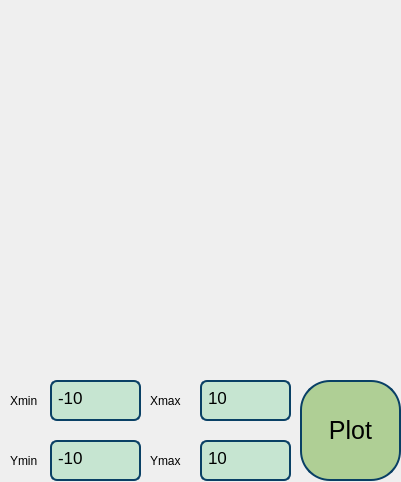
<?xml version="1.0" encoding="UTF-8"?>
<ui version="4.0">
 <class>graps</class>
 <widget class="QDialog" name="graps">
  <property name="geometry">
   <rect>
    <x>0</x>
    <y>0</y>
    <width>401</width>
    <height>482</height>
   </rect>
  </property>
  <property name="windowTitle">
   <string>Dialog</string>
  </property>
  <widget class="QCustomPlot" name="widget" native="true">
   <property name="geometry">
    <rect>
     <x>0</x>
     <y>0</y>
     <width>401</width>
     <height>361</height>
    </rect>
   </property>
   <property name="styleSheet">
    <string notr="true"/>
   </property>
  </widget>
  <widget class="QLabel" name="label_3">
   <property name="geometry">
    <rect>
     <x>10</x>
     <y>380</y>
     <width>31</width>
     <height>41</height>
    </rect>
   </property>
   <property name="text">
    <string>Xmin</string>
   </property>
  </widget>
  <widget class="QLabel" name="label_4">
   <property name="geometry">
    <rect>
     <x>10</x>
     <y>440</y>
     <width>31</width>
     <height>41</height>
    </rect>
   </property>
   <property name="text">
    <string>Ymin</string>
   </property>
  </widget>
  <widget class="QTextEdit" name="Xmin">
   <property name="geometry">
    <rect>
     <x>50</x>
     <y>380</y>
     <width>91</width>
     <height>41</height>
    </rect>
   </property>
   <property name="styleSheet">
    <string notr="true">QTextEdit {
    border: 2px solid #094065;;
    border-radius: 7px;
    padding: 2px;
    font-family: Arial;
    font-size: 16px;
background-color: rgb(198, 229, 209);
}
</string>
   </property>
   <property name="html">
    <string>&lt;!DOCTYPE HTML PUBLIC &quot;-//W3C//DTD HTML 4.0//EN&quot; &quot;http://www.w3.org/TR/REC-html40/strict.dtd&quot;&gt;
&lt;html&gt;&lt;head&gt;&lt;meta name=&quot;qrichtext&quot; content=&quot;1&quot; /&gt;&lt;meta charset=&quot;utf-8&quot; /&gt;&lt;style type=&quot;text/css&quot;&gt;
p, li { white-space: pre-wrap; }
&lt;/style&gt;&lt;/head&gt;&lt;body style=&quot; font-family:'Arial'; font-size:16px; font-weight:400; font-style:normal;&quot;&gt;
&lt;p style=&quot; margin-top:0px; margin-bottom:0px; margin-left:0px; margin-right:0px; -qt-block-indent:0; text-indent:0px;&quot;&gt;&lt;span style=&quot; font-family:'.AppleSystemUIFont'; font-size:13pt;&quot;&gt;-10&lt;/span&gt;&lt;/p&gt;&lt;/body&gt;&lt;/html&gt;</string>
   </property>
  </widget>
  <widget class="QTextEdit" name="Ymin">
   <property name="geometry">
    <rect>
     <x>50</x>
     <y>440</y>
     <width>91</width>
     <height>41</height>
    </rect>
   </property>
   <property name="styleSheet">
    <string notr="true">QTextEdit {
    border: 2px solid #094065;;
    border-radius: 7px;
    padding: 2px;
    font-family: Arial;
    font-size: 16px;
background-color: rgb(198, 229, 209);
}
</string>
   </property>
   <property name="html">
    <string>&lt;!DOCTYPE HTML PUBLIC &quot;-//W3C//DTD HTML 4.0//EN&quot; &quot;http://www.w3.org/TR/REC-html40/strict.dtd&quot;&gt;
&lt;html&gt;&lt;head&gt;&lt;meta name=&quot;qrichtext&quot; content=&quot;1&quot; /&gt;&lt;meta charset=&quot;utf-8&quot; /&gt;&lt;style type=&quot;text/css&quot;&gt;
p, li { white-space: pre-wrap; }
&lt;/style&gt;&lt;/head&gt;&lt;body style=&quot; font-family:'Arial'; font-size:16px; font-weight:400; font-style:normal;&quot;&gt;
&lt;p style=&quot; margin-top:0px; margin-bottom:0px; margin-left:0px; margin-right:0px; -qt-block-indent:0; text-indent:0px;&quot;&gt;&lt;span style=&quot; font-family:'.AppleSystemUIFont'; font-size:13pt;&quot;&gt;-10&lt;/span&gt;&lt;/p&gt;&lt;/body&gt;&lt;/html&gt;</string>
   </property>
  </widget>
  <widget class="QLabel" name="label_5">
   <property name="geometry">
    <rect>
     <x>150</x>
     <y>440</y>
     <width>41</width>
     <height>41</height>
    </rect>
   </property>
   <property name="text">
    <string>Ymax</string>
   </property>
  </widget>
  <widget class="QTextEdit" name="Xmax">
   <property name="geometry">
    <rect>
     <x>200</x>
     <y>380</y>
     <width>91</width>
     <height>41</height>
    </rect>
   </property>
   <property name="styleSheet">
    <string notr="true">QTextEdit {
    border: 2px solid #094065;;
    border-radius: 7px;
    padding: 2px;
    font-family: Arial;
    font-size: 16px;
background-color: rgb(198, 229, 209);
}
</string>
   </property>
   <property name="html">
    <string>&lt;!DOCTYPE HTML PUBLIC &quot;-//W3C//DTD HTML 4.0//EN&quot; &quot;http://www.w3.org/TR/REC-html40/strict.dtd&quot;&gt;
&lt;html&gt;&lt;head&gt;&lt;meta name=&quot;qrichtext&quot; content=&quot;1&quot; /&gt;&lt;meta charset=&quot;utf-8&quot; /&gt;&lt;style type=&quot;text/css&quot;&gt;
p, li { white-space: pre-wrap; }
&lt;/style&gt;&lt;/head&gt;&lt;body style=&quot; font-family:'Arial'; font-size:16px; font-weight:400; font-style:normal;&quot;&gt;
&lt;p style=&quot; margin-top:0px; margin-bottom:0px; margin-left:0px; margin-right:0px; -qt-block-indent:0; text-indent:0px;&quot;&gt;&lt;span style=&quot; font-family:'.AppleSystemUIFont'; font-size:13pt;&quot;&gt;10&lt;/span&gt;&lt;/p&gt;&lt;/body&gt;&lt;/html&gt;</string>
   </property>
  </widget>
  <widget class="QLabel" name="label_6">
   <property name="geometry">
    <rect>
     <x>150</x>
     <y>380</y>
     <width>41</width>
     <height>41</height>
    </rect>
   </property>
   <property name="text">
    <string>Xmax</string>
   </property>
  </widget>
  <widget class="QTextEdit" name="Ymax">
   <property name="geometry">
    <rect>
     <x>200</x>
     <y>440</y>
     <width>91</width>
     <height>41</height>
    </rect>
   </property>
   <property name="styleSheet">
    <string notr="true">QTextEdit {
    border: 2px solid #094065;;
    border-radius: 7px;
    padding: 2px;
    font-family: Arial;
    font-size: 16px;
background-color: rgb(198, 229, 209);
}
</string>
   </property>
   <property name="html">
    <string>&lt;!DOCTYPE HTML PUBLIC &quot;-//W3C//DTD HTML 4.0//EN&quot; &quot;http://www.w3.org/TR/REC-html40/strict.dtd&quot;&gt;
&lt;html&gt;&lt;head&gt;&lt;meta name=&quot;qrichtext&quot; content=&quot;1&quot; /&gt;&lt;meta charset=&quot;utf-8&quot; /&gt;&lt;style type=&quot;text/css&quot;&gt;
p, li { white-space: pre-wrap; }
&lt;/style&gt;&lt;/head&gt;&lt;body style=&quot; font-family:'Arial'; font-size:16px; font-weight:400; font-style:normal;&quot;&gt;
&lt;p style=&quot; margin-top:0px; margin-bottom:0px; margin-left:0px; margin-right:0px; -qt-block-indent:0; text-indent:0px;&quot;&gt;&lt;span style=&quot; font-family:'.AppleSystemUIFont'; font-size:13pt;&quot;&gt;10&lt;/span&gt;&lt;/p&gt;&lt;/body&gt;&lt;/html&gt;</string>
   </property>
  </widget>
  <widget class="QPushButton" name="Plot">
   <property name="geometry">
    <rect>
     <x>300</x>
     <y>380</y>
     <width>101</width>
     <height>101</height>
    </rect>
   </property>
   <property name="font">
    <font>
     <pointsize>19</pointsize>
    </font>
   </property>
   <property name="styleSheet">
    <string notr="true">QPushButton {
  background-color: rgb(175, 207, 149);
  color: black; 
border-radius: 30px;                    
border: 2px solid #094065;
}

QPushButton:pressed {
    background-color: qlineargradient(x1: 0, y1: 0, x2: 0, y2: 1,
                                      stop: 0 #FF7832, stop: 1 #FF9739);
}</string>
   </property>
   <property name="text">
    <string>Plot</string>
   </property>
  </widget>
 </widget>
 <customwidgets>
  <customwidget>
   <class>QCustomPlot</class>
   <extends>QWidget</extends>
   <header>qcustomplot.h</header>
   <container>1</container>
  </customwidget>
 </customwidgets>
 <resources/>
 <connections/>
</ui>
